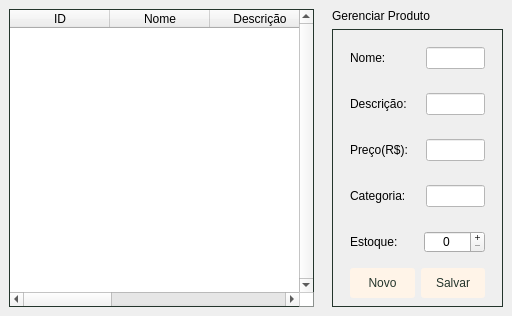
          <widget class="QWidget" name="tabProdutos">
           <property name="styleSheet">
            <string notr="true"/>
           </property>
           <attribute name="title">
            <string>Produtos</string>
           </attribute>
           <layout class="QHBoxLayout" name="horizontalLayout_16" stretch="65,35">
            <property name="spacing">
             <number>0</number>
            </property>
            <property name="leftMargin">
             <number>0</number>
            </property>
            <property name="topMargin">
             <number>0</number>
            </property>
            <property name="rightMargin">
             <number>0</number>
            </property>
            <property name="bottomMargin">
             <number>0</number>
            </property>
            <item>
             <widget class="QWidget" name="areaProdutos" native="true">
              <layout class="QVBoxLayout" name="verticalLayout_33">
               <item>
                <widget class="QTableWidget" name="tableProdutos">
                 <property name="styleSheet">
                  <string notr="true">#tableProdutos{
	color: #24352C;
	border: 1px solid #24352C;
	background-color: #ffffff
}</string>
                 </property>
                 <property name="frameShape">
                  <enum>QFrame::Shape::NoFrame</enum>
                 </property>
                 <property name="frameShadow">
                  <enum>QFrame::Shadow::Plain</enum>
                 </property>
                 <property name="verticalScrollBarPolicy">
                  <enum>Qt::ScrollBarPolicy::ScrollBarAlwaysOn</enum>
                 </property>
                 <property name="selectionMode">
                  <enum>QAbstractItemView::SelectionMode::ExtendedSelection</enum>
                 </property>
                 <property name="showGrid">
                  <bool>false</bool>
                 </property>
                 <property name="gridStyle">
                  <enum>Qt::PenStyle::SolidLine</enum>
                 </property>
                 <property name="wordWrap">
                  <bool>true</bool>
                 </property>
                 <attribute name="horizontalHeaderVisible">
                  <bool>true</bool>
                 </attribute>
                 <attribute name="horizontalHeaderCascadingSectionResizes">
                  <bool>false</bool>
                 </attribute>
                 <attribute name="horizontalHeaderShowSortIndicator" stdset="0">
                  <bool>true</bool>
                 </attribute>
                 <attribute name="horizontalHeaderStretchLastSection">
                  <bool>true</bool>
                 </attribute>
                 <attribute name="verticalHeaderStretchLastSection">
                  <bool>false</bool>
                 </attribute>
                 <column>
                  <property name="text">
                   <string>ID</string>
                  </property>
                  <property name="font">
                   <font>
                    <bold>false</bold>
                   </font>
                  </property>
                 </column>
                 <column>
                  <property name="text">
                   <string>Nome</string>
                  </property>
                 </column>
                 <column>
                  <property name="text">
                   <string>Descrição</string>
                  </property>
                 </column>
                 <column>
                  <property name="text">
                   <string>Preço (R$)</string>
                  </property>
                 </column>
                 <column>
                  <property name="text">
                   <string>Categoria</string>
                  </property>
                 </column>
                 <column>
                  <property name="text">
                   <string>Qtd</string>
                  </property>
                 </column>
                </widget>
               </item>
              </layout>
             </widget>
            </item>
            <item alignment="Qt::AlignmentFlag::AlignTop">
             <widget class="QWidget" name="areaGerenciarProdutos" native="true">
              <layout class="QVBoxLayout" name="verticalLayout_34">
               <item>
                <widget class="QLabel" name="labelGerenciarProdutos">
                 <property name="text">
                  <string>Gerenciar Produto</string>
                 </property>
                </widget>
               </item>
               <item>
                <widget class="QWidget" name="cardGerenciarProdutos" native="true">
                 <property name="styleSheet">
                  <string notr="true">#cardGerenciarProdutos {
border: 1px solid #24352C;
}</string>
                 </property>
                 <layout class="QVBoxLayout" name="verticalLayout_35">
                  <item>
                   <widget class="QWidget" name="linhaNomeDoProduto" native="true">
                    <layout class="QHBoxLayout" name="horizontalLayout_17">
                     <item>
                      <widget class="QLabel" name="labelNomeDoProduto">
                       <property name="minimumSize">
                        <size>
                         <width>70</width>
                         <height>0</height>
                        </size>
                       </property>
                       <property name="text">
                        <string>Nome:</string>
                       </property>
                      </widget>
                     </item>
                     <item>
                      <widget class="QLineEdit" name="boxNomeDoProduto">
                       <property name="styleSheet">
                        <string notr="true">background-color: #FFFFFF</string>
                       </property>
                      </widget>
                     </item>
                    </layout>
                   </widget>
                  </item>
                  <item>
                   <widget class="QWidget" name="linhaDescricaoProduto" native="true">
                    <layout class="QHBoxLayout" name="horizontalLayout_18">
                     <item>
                      <widget class="QLabel" name="labelDescricaoProduto">
                       <property name="minimumSize">
                        <size>
                         <width>70</width>
                         <height>0</height>
                        </size>
                       </property>
                       <property name="text">
                        <string>Descrição:</string>
                       </property>
                      </widget>
                     </item>
                     <item>
                      <widget class="QLineEdit" name="boxDescricaoProduto">
                       <property name="styleSheet">
                        <string notr="true">background-color: #FFFFFF</string>
                       </property>
                      </widget>
                     </item>
                    </layout>
                   </widget>
                  </item>
                  <item>
                   <widget class="QWidget" name="linhaPrecoProduto" native="true">
                    <layout class="QHBoxLayout" name="horizontalLayout_19">
                     <item>
                      <widget class="QLabel" name="labelPrecoProduto">
                       <property name="minimumSize">
                        <size>
                         <width>70</width>
                         <height>0</height>
                        </size>
                       </property>
                       <property name="text">
                        <string>Preço(R$):</string>
                       </property>
                      </widget>
                     </item>
                     <item>
                      <widget class="QLineEdit" name="boxPrecoProduto">
                       <property name="styleSheet">
                        <string notr="true">background-color: #FFFFFF</string>
                       </property>
                      </widget>
                     </item>
                    </layout>
                   </widget>
                  </item>
                  <item>
                   <widget class="QWidget" name="linhaCategoriaProduto" native="true">
                    <layout class="QHBoxLayout" name="horizontalLayout_20">
                     <item>
                      <widget class="QLabel" name="labelCategoriaProduto">
                       <property name="minimumSize">
                        <size>
                         <width>70</width>
                         <height>0</height>
                        </size>
                       </property>
                       <property name="text">
                        <string>Categoria:</string>
                       </property>
                      </widget>
                     </item>
                     <item>
                      <widget class="QLineEdit" name="boxCategoriaProduto">
                       <property name="styleSheet">
                        <string notr="true">background-color: #FFFFFF</string>
                       </property>
                       <property name="clearButtonEnabled">
                        <bool>false</bool>
                       </property>
                      </widget>
                     </item>
                    </layout>
                   </widget>
                  </item>
                  <item>
                   <widget class="QWidget" name="botaoEstoque" native="true">
                    <layout class="QHBoxLayout" name="horizontalLayout_21">
                     <item>
                      <widget class="QLabel" name="labelEstoque">
                       <property name="minimumSize">
                        <size>
                         <width>68</width>
                         <height>0</height>
                        </size>
                       </property>
                       <property name="maximumSize">
                        <size>
                         <width>68</width>
                         <height>16777215</height>
                        </size>
                       </property>
                       <property name="text">
                        <string>Estoque:</string>
                       </property>
                      </widget>
                     </item>
                     <item>
                      <widget class="QSpinBox" name="spinBox">
                       <property name="sizePolicy">
                        <sizepolicy hsizetype="Fixed" vsizetype="Fixed">
                         <horstretch>0</horstretch>
                         <verstretch>0</verstretch>
                        </sizepolicy>
                       </property>
                       <property name="autoFillBackground">
                        <bool>true</bool>
                       </property>
                       <property name="styleSheet">
                        <string notr="true">b</string>
                       </property>
                       <property name="alignment">
                        <set>Qt::AlignmentFlag::AlignCenter</set>
                       </property>
                       <property name="buttonSymbols">
                        <enum>QAbstractSpinBox::ButtonSymbols::PlusMinus</enum>
                       </property>
                       <property name="maximum">
                        <number>99999</number>
                       </property>
                      </widget>
                     </item>
                    </layout>
                   </widget>
                  </item>
                  <item>
                   <widget class="QWidget" name="linhaBotoes_2" native="true">
                    <layout class="QHBoxLayout" name="horizontalLayout_22">
                     <property name="topMargin">
                      <number>0</number>
                     </property>
                     <property name="bottomMargin">
                      <number>0</number>
                     </property>
                     <item>
                      <widget class="QPushButton" name="btnNovo">
                       <property name="minimumSize">
                        <size>
                         <width>0</width>
                         <height>30</height>
                        </size>
                       </property>
                       <property name="autoFillBackground">
                        <bool>false</bool>
                       </property>
                       <property name="styleSheet">
                        <string notr="true">QPushButton {
    background-color: #fff4e8;
    color: #24352C;
    border: none;
    border-radius: 3px;
}

QPushButton:hover {
    background-color: #d7ba9c;
    border: none;
}
</string>
                       </property>
                       <property name="text">
                        <string>Novo</string>
                       </property>
                      </widget>
                     </item>
                     <item>
                      <widget class="QPushButton" name="btnSalvar">
                       <property name="minimumSize">
                        <size>
                         <width>0</width>
                         <height>30</height>
                        </size>
                       </property>
                       <property name="autoFillBackground">
                        <bool>false</bool>
                       </property>
                       <property name="styleSheet">
                        <string notr="true">QPushButton {
    background-color: #fff4e8;
    color: #24352C;
    border: none;
    border-radius: 3px;
}

QPushButton:hover {
    background-color: #d7ba9c;
    border: none;
}</string>
                       </property>
                       <property name="text">
                        <string>Salvar</string>
                       </property>
                      </widget>
                     </item>
                    </layout>
                   </widget>
                  </item>
                 </layout>
                </widget>
               </item>
              </layout>
             </widget>
            </item>
           </layout>
          </widget>
